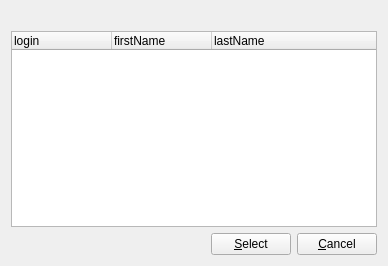
<?xml version="1.0" encoding="UTF-8"?>
<ui version="4.0">
 <class>user_change</class>
 <widget class="QWidget" name="user_change">
  <property name="windowModality">
   <enum>Qt::WindowModal</enum>
  </property>
  <property name="geometry">
   <rect>
    <x>0</x>
    <y>0</y>
    <width>388</width>
    <height>266</height>
   </rect>
  </property>
  <property name="windowTitle">
   <string>Select a user</string>
  </property>
  <property name="windowIcon">
   <iconset resource="../wolfzilla.qrc">
    <normaloff>:/images/users.png</normaloff>:/images/users.png</iconset>
  </property>
  <layout class="QGridLayout" name="gridLayout">
   <item row="3" column="0">
    <layout class="QHBoxLayout" name="horizontalLayout">
     <item>
      <spacer name="horizontalSpacer">
       <property name="orientation">
        <enum>Qt::Horizontal</enum>
       </property>
       <property name="sizeHint" stdset="0">
        <size>
         <width>40</width>
         <height>20</height>
        </size>
       </property>
      </spacer>
     </item>
     <item>
      <widget class="QPushButton" name="select">
       <property name="text">
        <string>&amp;Select</string>
       </property>
       <property name="form" stdset="0">
        <string>_CLOSE_</string>
       </property>
       <property name="datasignal:clicked" stdset="0">
        <string>select_user</string>
       </property>
       <property name="state:enabled" stdset="0">
        <string>{user.selected}&gt;0</string>
       </property>
      </widget>
     </item>
     <item>
      <widget class="QPushButton" name="cancel">
       <property name="text">
        <string>&amp;Cancel</string>
       </property>
       <property name="form" stdset="0">
        <string notr="true">_CLOSE_</string>
       </property>
      </widget>
     </item>
    </layout>
   </item>
   <item row="1" column="0">
    <widget class="QTreeWidget" name="user">
     <property name="rootIsDecorated">
      <bool>false</bool>
     </property>
     <property name="sortingEnabled">
      <bool>true</bool>
     </property>
     <property name="action" stdset="0">
      <string>listUsers users {}</string>
     </property>
     <property name="answer" stdset="0">
      <string>UserList users { user[] { id={row.id}; login {{row.login}}; firstName {{row.firstName}}; lastName {{row.lastName}} }</string>
     </property>
     <attribute name="headerShowSortIndicator" stdset="0">
      <bool>false</bool>
     </attribute>
     <column>
      <property name="text">
       <string>login</string>
      </property>
     </column>
     <column>
      <property name="text">
       <string>firstName</string>
      </property>
     </column>
     <column>
      <property name="text">
       <string>lastName</string>
      </property>
     </column>
    </widget>
   </item>
   <item row="0" column="0">
    <widget class="QLabel" name="label">
     <property name="text">
      <string/>
     </property>
     <property name="pixmap">
      <pixmap resource="../wolfzilla.qrc">:/images/users.png</pixmap>
     </property>
    </widget>
   </item>
  </layout>
 </widget>
 <tabstops>
  <tabstop>user</tabstop>
  <tabstop>select</tabstop>
  <tabstop>cancel</tabstop>
 </tabstops>
 <resources>
  <include location="../wolfzilla.qrc"/>
 </resources>
 <connections>
  <connection>
   <sender>user</sender>
   <signal>doubleClicked(QModelIndex)</signal>
   <receiver>select</receiver>
   <slot>click()</slot>
   <hints>
    <hint type="sourcelabel">
     <x>90</x>
     <y>116</y>
    </hint>
    <hint type="destinationlabel">
     <x>91</x>
     <y>248</y>
    </hint>
   </hints>
  </connection>
 </connections>
</ui>
